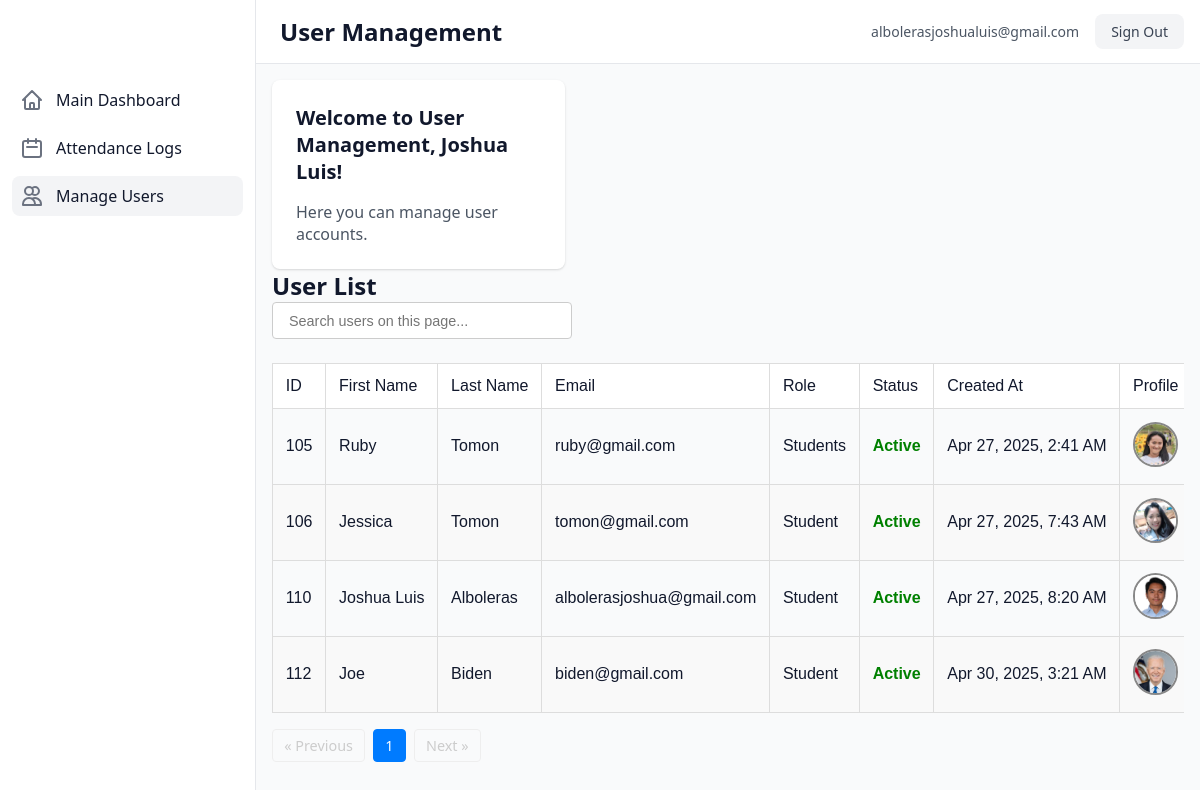
/manage-users.php (signed in), run on the app's committed database.
### tables this page shows
CREATE TABLE `faceencodings` (
  `encoding_id` int NOT NULL,
  `user_id` int NOT NULL,
  `face_encoding` blob,
  `face_image_path` varchar(255) NOT NULL,
  `quality_score` float DEFAULT NULL,
  `created_at` timestamp NULL DEFAULT CURRENT_TIMESTAMP
);

CREATE TABLE `users` (
  `user_id` int NOT NULL,
  `first_name` varchar(50) NOT NULL,
  `last_name` varchar(50) NOT NULL,
  `email` varchar(100) DEFAULT NULL,
  `password` varchar(255) DEFAULT NULL,
  `role` varchar(50) DEFAULT NULL,
  `is_active` tinyint(1) NOT NULL DEFAULT '1',
  `created_at` timestamp NULL DEFAULT CURRENT_TIMESTAMP,
  `updated_at` timestamp NULL DEFAULT CURRENT_TIMESTAMP ON UPDATE CURRENT_TIMESTAMP
);

### manage-users.php (the view, shortened to what this page needs)
<?php
include("db_config.php");
$conn = mysqli_connect($host, $user, $pass, $db);
$limit = 100;
$page = isset($_GET['page']) && is_numeric($_GET['page']) ? (int)$_GET['page'] : 1;
$offset = ($page - 1) * $limit;
$sql_total = "SELECT COUNT(*) FROM users";
$stmt_total = mysqli_prepare($conn, $sql_total);
mysqli_stmt_execute($stmt_total);
$result_total = mysqli_stmt_get_result($stmt_total);
$total_records = mysqli_fetch_array($result_total)[0];
$total_pages = ceil($total_records / $limit);
$sql_users = "SELECT * FROM users INNER JOIN faceencodings ON users.user_id = faceencodings.user_id WHERE users.role != 'Admin' ORDER BY users.user_id LIMIT ? OFFSET ?";
$stmt_users = mysqli_prepare($conn, $sql_users);
mysqli_stmt_bind_param($stmt_users, "ii", $limit, $offset);
mysqli_stmt_execute($stmt_users);
$result_users = mysqli_stmt_get_result($stmt_users);
?>
<!DOCTYPE html>
<html lang="en">
<head>
    <link rel="stylesheet" href="./styles/style.css">
    <link rel="stylesheet" href="./styles/manage-user.css">
</head>
<body>
    <div class="dashboard-layout" id="dashboard-layout">
        <nav class="navbar">
            <div class="navbar-content">
                <div class="navbar-left">
                    <span class="dashboard-title">User Management</span>
                </div>
                <div class="navbar-right">
                    <div class="user-info">
                        <span class="user-email" id="user-email"><?= htmlspecialchars($email) ?></span>
                        <a class="signout-button" id="signout-button" href="logout.php">Sign Out</a>
                    </div>
                </div>
            </div>
        </nav>
        <aside class="sidebar" id="sidebar">
            <div class="sidebar-content">
                <ul class="sidebar-nav">
                    <li>
                        <a href="./admin-dashboard.php" class="nav-link">
                            <svg fill="none" stroke="currentColor" viewBox="0 0 24 24">
                                <path stroke-linecap="round" stroke-linejoin="round" stroke-width="2" d="M3 12l2-2m0 0l7-7 7 7M5 10v10a1 1 0 001 1h3m10-11l2 2m-2-2v10a1 1 0 01-1 1h-3m-6 0a1 1 0 001-1v-4a1 1 0 011-1h2a1 1 0 011 1v4a1 1 0 001 1m-6 0h6" />
                            </svg>
                            <span>Main Dashboard</span>
                        </a>
                    </li>
                    <li>
                        <a href="./attendance-dashboard.php" class="nav-link ">
                            <svg fill="none" stroke="currentColor" viewBox="0 0 24 24"><path stroke-linecap="round" stroke-linejoin="round" stroke-width="2" d="M8 7V3m8 4V3m-9 8h10M5 21h14a2 2 0 002-2V7a2 2 0 00-2-2H5a2 2 0 00-2 2v12a2 2 0 002 2z" /></svg> <span>Attendance Logs</span>
                        </a>
                    </li>
                    <li>
                        <a href="./manage-users.php" class="nav-link active">
                            <svg fill="none" stroke="currentColor" viewBox="0 0 24 24">
                                <path stroke-linecap="round" stroke-linejoin="round" stroke-width="2" d="M12 4.354a4 4 0 110 5.292M15 21H3v-1a6 6 0 0112 0v1zm0 0h6v-1a6 6 0 00-9-5.197M13 7a4 4 0 11-8 0 4 4 0 018 0z" />
                            </svg>
                            <span>Manage Users</span>
                        </a>
                    </li>
                </ul>
            </div>
        </aside>
        <main class="main-content" id="main-content">
            <div class="main-content-inner">
                <div class="content-grid">
                    <div class="card">
                        <h2>Welcome to User Management, <?= htmlspecialchars($first_name) ?>!</h2>
                        <p>Here you can manage user accounts.</p>
                        </div>
                    </div>
                <div class="table-container table-responsive">
                    <h2>User List</h2>
                    <div class="table-controls">
                        <input type="text" id="searchInput" class="search-input" placeholder="Search users on this page...">
                    </div>
                    <table>
                        <thead>
                            <tr>
                                <th>ID</th>
                                <th>First Name</th>
                                <th>Last Name</th>
                                <th>Email</th>
                                <th>Role</th>
                                <th>Status</th>
                                <th>Created At</th>
                                <th>Profile</th>
                            </tr>
                        </thead>
                        <tbody id="userTableBody">
                            <?php
                            if (mysqli_num_rows($result_users) > 0) {
                                while ($row = mysqli_fetch_assoc($result_users)) {
                                    $user_id = $row['user_id'];
                                    $first_name = htmlspecialchars($row['first_name']);
                                    $last_name = htmlspecialchars($row['last_name']);
                                    $email = htmlspecialchars($row['email']);
                                    $role = htmlspecialchars($row['role']);
                                    $is_active = $row['is_active'];
                                    $pic = $row['face_image_path'];
                                    $created_at = date("M j, Y, g:i A", strtotime($row['created_at']));
                                    $status_class = $is_active ? 'status-active' : 'status-inactive';
                                    $status_text = $is_active ? 'Active' : 'Inactive';
                                    echo <<<HTML
                                        <tr>
                                            <td>{$user_id}</td>
                                            <td>{$first_name}</td>
                                            <td>{$last_name}</td>
                                            <td>{$email}</td>
                                            <td>{$role}</td>
                                            <td><span class="{$status_class}">{$status_text}</span></td>
                                            <td>{$created_at}</td>
                                            <td class='profile-picture'><img src="{$pic}" alt=""></td>
                                            <td class="action-links">
                                                <a href="admin-view-user.php?id={$user_id}" class="edit-link" title="Edit User">View</a>
                                                <a href="edit.php?id={$user_id}" class="edit-link" title="Edit User">Edit</a>
                                                <a href="delete_user.php?id={$user_id}" class="delete-link" title="Delete User" onclick="return confirm('Are you sure you want to delete this user?');">Delete</a>
                                            </td>
                                        </tr>
                                    HTML;
                                }
                            } else {
                                echo '<tr><td colspan="8" style="text-align: center; padding: 1rem;">No users found.</td></tr>';
                            }
                            ?>
                        </tbody>
                    </table>
                    <div class="pagination">
                        <?php if ($page > 1) : ?>
                            <a href="?page=<?= $page - 1 ?>">&laquo; Previous</a>
                        <?php else: ?>
                            <span class="disabled">&laquo; Previous</span>
                        <?php endif; ?>
                        <?php
                        $range = 2;
                        for ($i = 1; $i <= $total_pages; $i++) {
                            if ($i == 1 || $i == $total_pages || ($i >= $page - $range && $i <= $page + $range)) {
                                if ($i == $page) {
                                    echo '<span class="current-page">' . $i . '</span>';
                                } else {
                                    echo '<a href="?page=' . $i . '">' . $i . '</a>';
                                }
                            } elseif (($i == $page - $range - 1) || ($i == $page + $range + 1)) {
                                echo '<span>...</span>';
                            }
                        }
                        ?>
                        <?php if ($page < $total_pages) : ?>
                            <a href="?page=<?= $page + 1 ?>">Next &raquo;</a>
                        <?php else: ?>
                            <span class="disabled">Next &raquo;</span>
                        <?php endif; ?>
                    </div>
                </div>
            </div>
        </main>
    </div>
</body>
</html>

### styles/style.css (style rules this page uses)
:root { --navbar-height: 4rem; --sidebar-width: 16rem; --text-gray-500: #6B7280; --text-gray-600: #4B5563; --text-gray-700: #374151; --text-gray-900: #11182C; --bg-gray-50: #F9FAFB; --bg-gray-100: #F3F4F6; --bg-gray-200: #E5E7EB; --border-gray-200: #E5E7EB; --text-blue-500: #3B82F6; --bg-blue-100: #DBEAFE; --text-red-500: #EF4444; --bg-red-50: #FEF2F2; }
* { box-sizing: border-box; margin: 0; padding: 0; }
body { font-family: system-ui, -apple-system, BlinkMacSystemFont, 'Segoe UI', Roboto, Oxygen, Ubuntu, Cantarell, 'Open Sans', 'Helvetica Neue', sans-serif; background-color: var(--bg-gray-50); color: var(--text-gray-900); }
button, a { cursor: pointer; color: inherit; background: none; border: none; text-decoration: none; }
.dashboard-layout { min-height: 100vh; }
.navbar { position: fixed; top: 0; right: 0; width: 100%; height: var(--navbar-height); background-color: white; border-bottom: 1px solid var(--border-gray-200); z-index: 50; padding: 0.75rem; transition: margin-left 0.3s ease-in-out, width 0.3s ease-in-out; }
.navbar-content { display: flex; align-items: center; justify-content: space-between; height: 100%; }
.navbar-left, .navbar-right { display: flex; align-items: center; }
.dashboard-title { margin-left: 0.5rem; font-size: 1.25rem; font-weight: 600; }
.user-info { display: flex; align-items: center; margin-left: 0.75rem; }
.user-email { margin-right: 1rem; font-size: 0.875rem; color: var(--text-gray-600); }
.signout-button { padding: 0.5rem 1rem; font-size: 0.875rem; color: var(--text-gray-700); background-color: var(--bg-gray-100); border-radius: 0.5rem; }
.sidebar { position: fixed; top: 0; left: 0; width: var(--sidebar-width); height: 100vh; padding-top: var(--navbar-height); background-color: white; border-right: 1px solid var(--border-gray-200); z-index: 40; transform: translateX(-100%); transition: transform 0.3s ease-in-out; }
.sidebar-content { height: 100%; overflow-y: auto; background-color: white; padding: 1rem 0.75rem; }
.sidebar-nav { list-style: none; }
.sidebar-nav > * + * { margin-top: 0.5rem; }
.nav-link { display: flex; align-items: center; padding: 0.5rem; color: var(--text-gray-900); border-radius: 0.5rem; transition: background-color 0.2s ease; }
.nav-link.active { background-color: var(--bg-gray-100); }
.nav-link svg { width: 1.5rem; height: 1.5rem; color: var(--text-gray-500); flex-shrink: 0; }
.nav-link span { margin-left: 0.75rem; flex-grow: 1; }
.main-content { padding-top: var(--navbar-height); min-height: 100vh; background-color: var(--bg-gray-50); transition: margin-left 0.3s ease-in-out; margin-left: 0; }
.main-content-inner { padding: 1rem; }
.content-grid { display: grid; gap: 1rem; }
.card { background-color: white; border-radius: 0.5rem; padding: 1.5rem; box-shadow: 0 1px 3px 0 rgba(0, 0, 0, 0.1), 0 1px 2px 0 rgba(0, 0, 0, 0.06); }
.card h2 { margin-bottom: 1rem; font-size: 1.25rem; font-weight: 700; }
.card p { color: var(--text-gray-600); }
@media (min-width: 800px) { .sidebar { transform: translateX(0); } }
@media (min-width: 800px) { .main-content { margin-left: var(--sidebar-width); } }
@media (min-width: 800px) { .navbar { margin-left: var(--sidebar-width); width: calc(100% - var(--sidebar-width)); padding: 0 1rem; } }
@media (min-width: 800px) { .dashboard-title { font-size: 1.5rem; } }
@media (min-width: 800px) { .content-grid { grid-template-columns: repeat(2, minmax(0, 1fr)); } }
@media (min-width: 1024px) { .content-grid { grid-template-columns: repeat(3, minmax(0, 1fr)); } }
table { width: 100%; border-collapse: collapse; margin-top: 20px; font-family: sans-serif; }
th, td { border: 1px solid #ddd; padding: 8px; text-align: left; }
th { background-color: #f2f2f2; font-weight: bold; }
tr:nth-child(even) { background-color: #f9f9f9; }
.search-input { padding: 0.6rem 1rem; border: 1px solid #ccc; border-radius: 4px; font-size: 0.9rem; flex-grow: 1; max-width: 300px; }

### data on the page
faceencodings: user "105", user.first_name "Ruby", user.last_name "Tomon", user.email "ruby@gmail.com", user.role "Students", user.is_active "Active", created_at "Apr 27, 2025, 2:41 AM", face_image_path (picture)
faceencodings: user "106", user.first_name "Jessica", user.last_name "Tomon", user.email "tomon@gmail.com", user.role "Student", user.is_active "Active", created_at "Apr 27, 2025, 7:43 AM", face_image_path (picture)
faceencodings: user "110", user.first_name "Joshua Luis", user.last_name "Alboleras", user.email "albolerasjoshua@gmail.com", user.role "Student", user.is_active "Active", created_at "Apr 27, 2025, 8:20 AM", face_image_path (picture)
faceencodings: user "112", user.first_name "Joe", user.last_name "Biden", user.email "biden@gmail.com", user.role "Student", user.is_active "Active", created_at "Apr 30, 2025, 3:21 AM", face_image_path (picture)

### other printed values
$email "albolerasjoshualuis@gmail.com"
$first_name "Joshua Luis"
